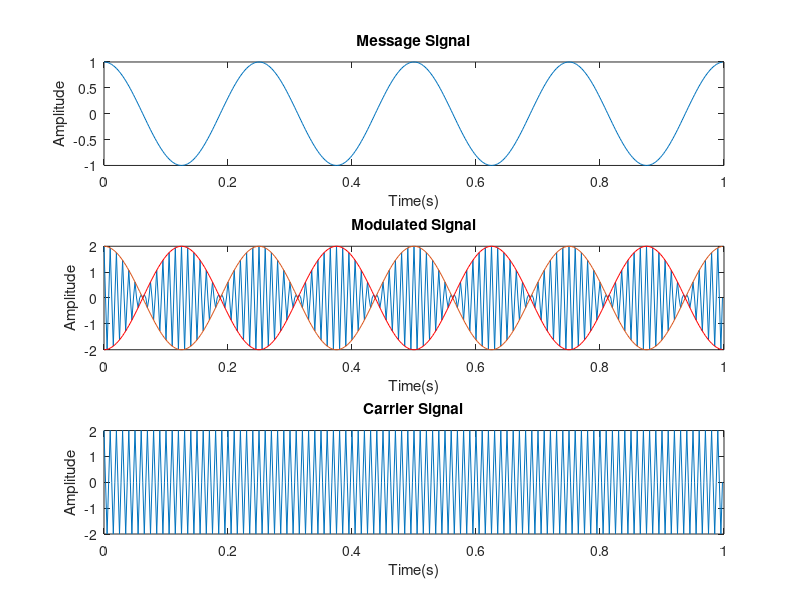
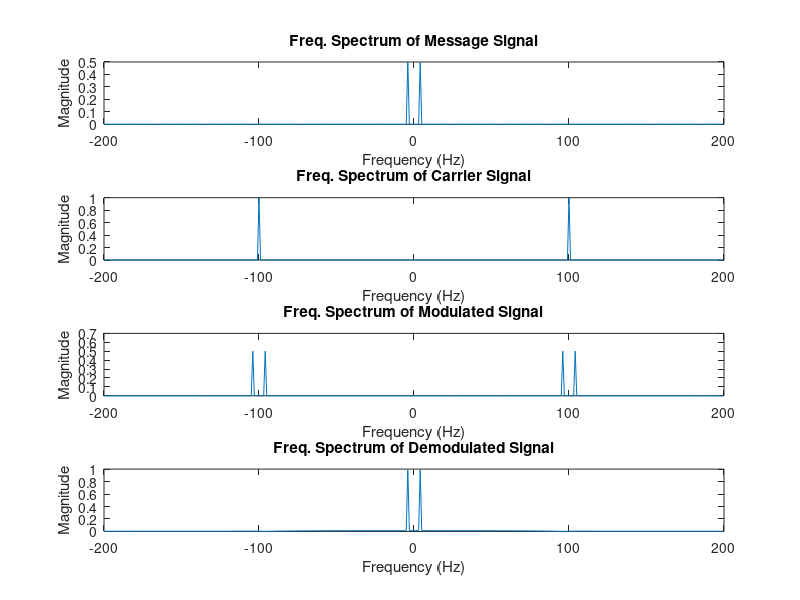
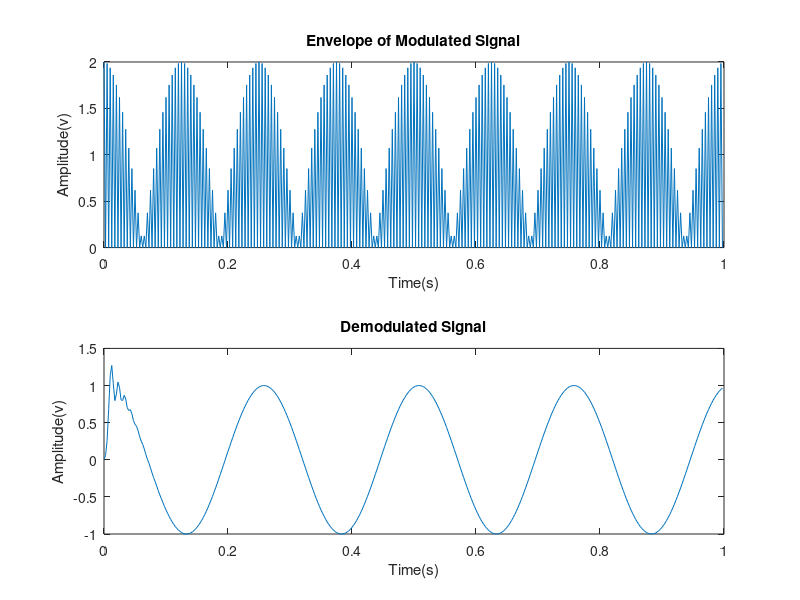

Write the MATLAB code that produced these figures, in order.
clc;
clear all;
close all;

Fs = 400;
fc = 100;
fm = 4;
dt = 1/Fs;
t = 0:dt:1-dt;
a = 2;

m = cos(2*pi*fm*t);
c = a.*cos (2*pi*fc*t);
s = m.*c;

subplot (3,1,1);
plot (t,m);
xlabel ('Time(s)');
ylabel ('Amplitude');
title ('Message Signal');
subplot (3,1,2);
plot (t,c);
xlabel ('Time(s)');
ylabel ('Amplitude');
title ('Carrier Signal');
subplot (3,1,3);
plot (t,c);
xlabel ('Time(s)');
ylabel ('Amplitude');
title ('Carrier Signal');
subplot (3,1,2);
plot (t, s, t, a*m ,t, -a*m, 'r');
xlabel ('Time(s)');
ylabel ('Amplitude');
title ('Modulated Signal');

M = fftshift(fft(m));
C = fftshift(fft(c));
S = fftshift(fft(s));
f = -Fs/2:1:Fs/2-1;

figure
subplot(4,1,1)
plot(f,abs(M)/Fs);
title('Freq. Spectrum of Message Signal')
xlabel('Frequency (Hz)')
ylabel('Magnitude')
subplot(4,1,2)
plot(f,abs(C)/Fs);
title('Freq. Spectrum of Carrier Signal')
xlabel('Frequency (Hz)')
ylabel('Magnitude')
subplot(4,1,3)
plot(f,abs(S)/Fs);
title('Freq. Spectrum of Modulated Signal')
xlabel('Frequency (Hz)')
ylabel('Magnitude')
r_lo = s.*c;
[b,a] = butter(10,2*fc/Fs);
r_flt = filter(b,a,r_lo);
R_flt = fftshift(fft(r_flt));
subplot(4,1,4)
plot(f,abs(R_flt)/Fs);
title('Freq. Spectrum of Demodulated Signal')
xlabel('Frequency (Hz)')
ylabel('Magnitude')

figure
subplot(2,1,1)
plot(t,abs(s));
xlabel('Time(s)')
ylabel('Amplitude(v)')
title('Envelope of Modulated Signal')
subplot(2,1,2)
plot(t,r_flt/2)
xlabel('Time(s)')
ylabel('Amplitude(v)')
title('Demodulated Signal')